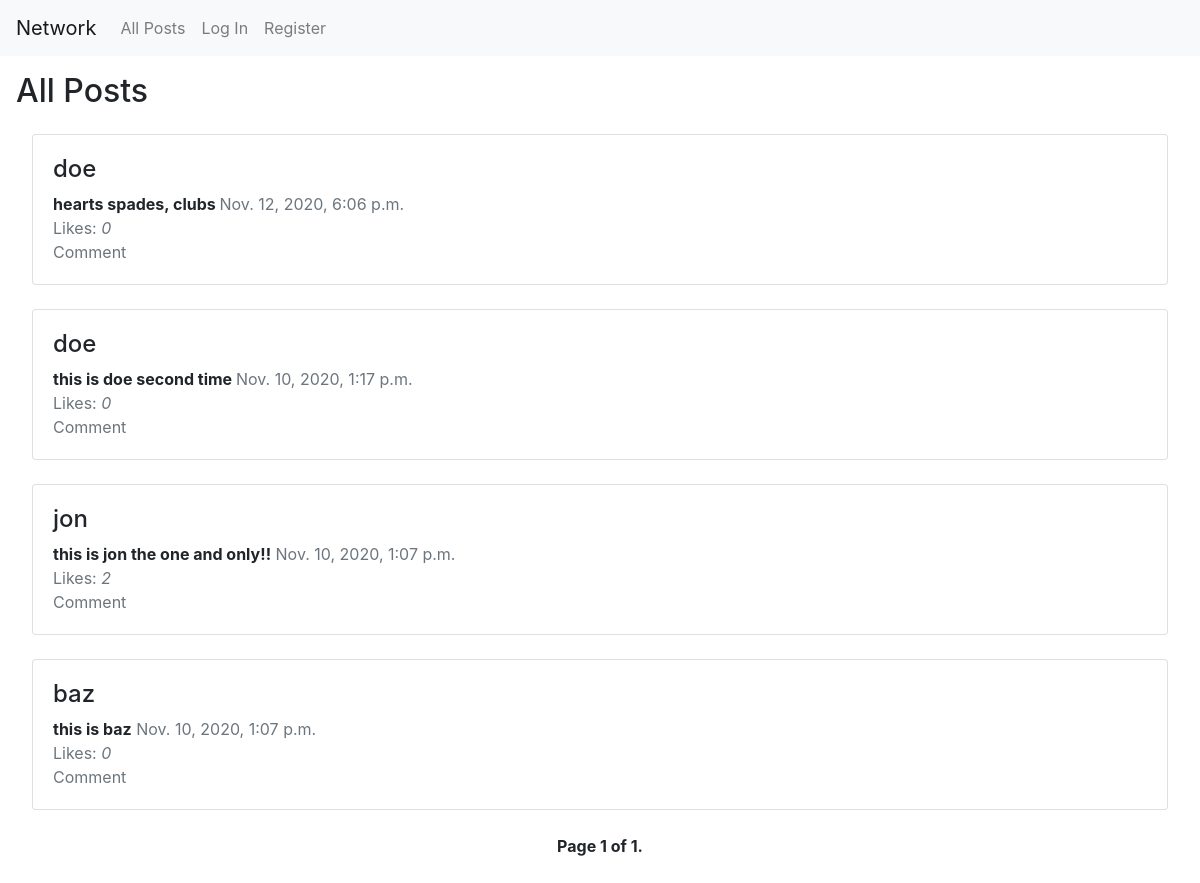
The page / on the database its author committed.
### network/models.py (models this page shows)
class NewPost(models.Model):
    creator = models.CharField(max_length=64)
    text = models.TextField(verbose_name="Description")
    image = models.URLField(blank=True, verbose_name="Image URL", null=True)
    like = models.IntegerField()
    timeStamp = models.DateTimeField(auto_now_add=True,null=True)
    liked = models.ManyToManyField(User, blank=True, related_name="liked_user")
    objects = models.Manager()

### network/views.py (the view)
# urls.py: path("", views.index, name="index"),
def index(request):
    form = NewPostForm(request.POST)
    posts = NewPost.objects.order_by("-timeStamp").all()
    paginator = Paginator(posts, 10)
    page_number = request.GET.get('page')
    page_obj = paginator.get_page(page_number)
    return render(request, "network/index.html", {
        "title" : "All Posts",
        "posts" : posts.order_by("-timeStamp").all(),
        "form": form,
        "page_obj" : page_obj
    })

### network/templates/network/index.html (shortened to what this page needs)
{% extends "network/layout.html" %}
{% block body %}
    {% if title %}
        <h2>{{title}}</h2>
    {% endif %}
        <div class="card-column" style="padding: 1em;">
        {% if posts %}
            {% for post in page_obj %}
                <div class="card">
                    <div class="card-body">
                    <ul class="list-group list-group-horizontal" style="list-style-type: none;">
                        <li>
                            <a href="{% url 'profile' post.creator %}" style="color:inherit" id="creator-{{post.id}}"><h4>{{ post.creator }}</h4></a>
                            <strong id="post-{{post.id}}">{{ post.text }}</strong>
                            <a class="text-muted">{{ post.timeStamp }}<br>
                            {% if user.is_authenticated %}
                                {% if not request.user in post.liked.all %}
                                    <button class="btn btn-outline-light" id="like-{{post.id}}">🤍</button>
                                {% else %}
                                    <button class="btn btn-outline-light" id="like-{{post.id}}">❤</button>
                                {% endif %}
                            {% else %}
                                Likes:
                            {% endif %}
                            <i id="numLike-{{post.id}}">{{ post.like }}</i><br>
                            Comment</a>
                        </li>
                    </ul>
                    </div>
                </div>
                <br>
            {% endfor %}
            <div class="pagination justify-content-center">
                <span class="step-links">
                    <span class="current">
                        <strong>Page {{ page_obj.number }} of {{ page_obj.paginator.num_pages }}.</strong>
                    </span>
                </span>
            </div>
        {% endif %}
    </div>
{% endblock %}

### rows shown on the page
NewPost: creator "doe", text "hearts spades, clubs", timeStamp "Nov. 12, 2020, 6:06 p.m.", like "0"
NewPost: creator "doe", text "this is doe second time", timeStamp "Nov. 10, 2020, 1:17 p.m.", like "0"
NewPost: creator "jon", text "this is jon the one and only!!", timeStamp "Nov. 10, 2020, 1:07 p.m.", like "2"
NewPost: creator "baz", text "this is baz", timeStamp "Nov. 10, 2020, 1:07 p.m.", like "0"

### other values the page prints
{{ title }} "All Posts"
{{ page_obj.number }} "1"
{{ page_obj.paginator.num_pages }} "1"
